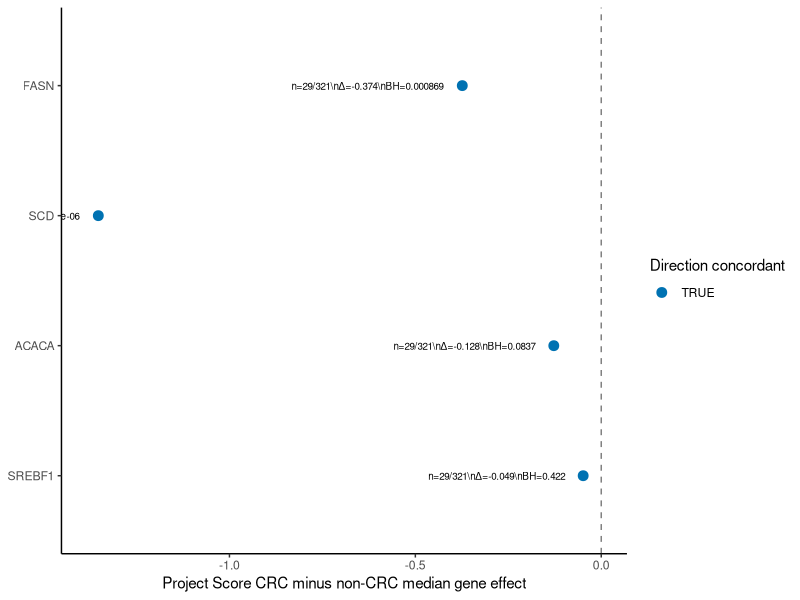
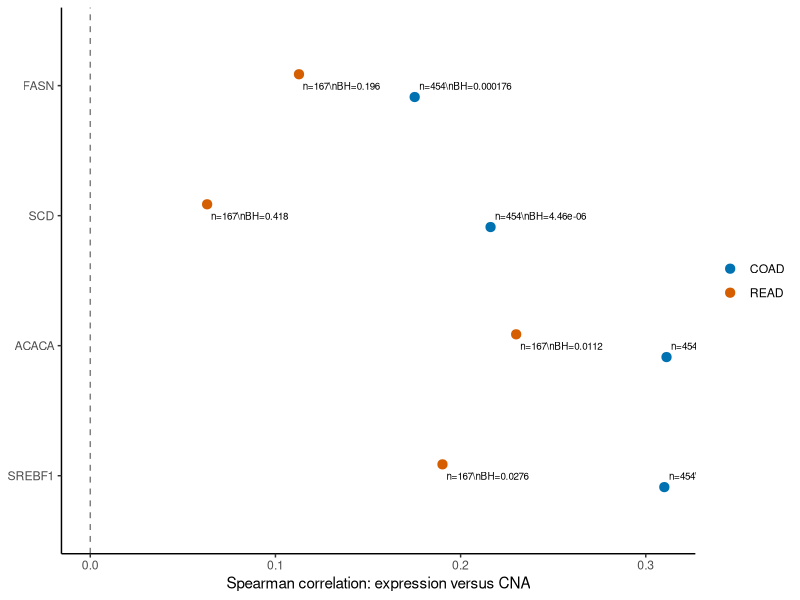

The R source for these figures, in order:
suppressPackageStartupMessages({library(data.table); library(ggplot2)})
fig <- "figures"
dir.create(fig, showWarnings = FALSE)
save_png <- function(plot, path, width, height) {
  png(path, width = round(width * 300), height = round(height * 300), res = 300)
  print(plot)
  dev.off()
}

ps <- fread("results_tables/project_score_sanger_anchor_results.tsv")
ps[, gene := factor(gene, levels = rev(c("FASN", "SCD", "ACACA", "SREBF1")))]
ps_plot <- ps[gene %in% c("FASN", "SCD", "ACACA", "SREBF1")]
ps_plot[, label := sprintf("n=%d/%d\\nΔ=%.3f\\nBH=%.3g", n_crc, n_noncrc, median_difference, BH)]
p3 <- ggplot(ps_plot,
             aes(x = median_difference, y = gene, color = direction_concordant)) +
  geom_vline(xintercept = 0, lty = 2, color = "grey50") +
  geom_point(size = 3) +
  geom_text(aes(label = label), hjust = 1.05, nudge_x = -0.03,
            color = "black", size = 2.5, lineheight = 0.85) +
  scale_color_manual(values = c("TRUE" = "#0072B2", "FALSE" = "#999999")) +
  labs(x = "Project Score CRC minus non-CRC median gene effect",
       y = NULL, color = "Direction concordant") + theme_classic()
save_png(p3, file.path(fig, "Figure3_ProjectScore_anchor_replication.png"), 7, 3.8)

tc <- fread("results_tables/tcga_expression_cna_correlations.tsv")
tc[, cohort := fifelse(dataset == "TCGA_COAD", "COAD", "READ")]
tc[, gene := factor(gene, levels = rev(c("FASN", "SCD", "ACACA", "SREBF1")))]
tc[, label := sprintf("n=%d\\nBH=%.3g", n, p_adj)]
p4 <- ggplot(tc, aes(x = spearman_rho, y = gene, color = cohort)) +
  geom_vline(xintercept = 0, lty = 2, color = "grey50") +
  geom_point(size = 2.8, position = position_dodge(width = .35)) +
  geom_text(aes(label = label), position = position_dodge(width = .35),
            hjust = -0.05, color = "black", size = 2.5, lineheight = 0.85) +
  scale_color_manual(values = c("COAD" = "#0072B2", "READ" = "#D55E00")) +
  labs(x = "Spearman correlation: expression versus CNA", y = NULL, color = NULL) +
  theme_classic()
save_png(p4, file.path(fig, "Figure4_TCGA_expression_CNA_correlations.png"), 7, 3.8)
cat("Additional figures generated\n")
